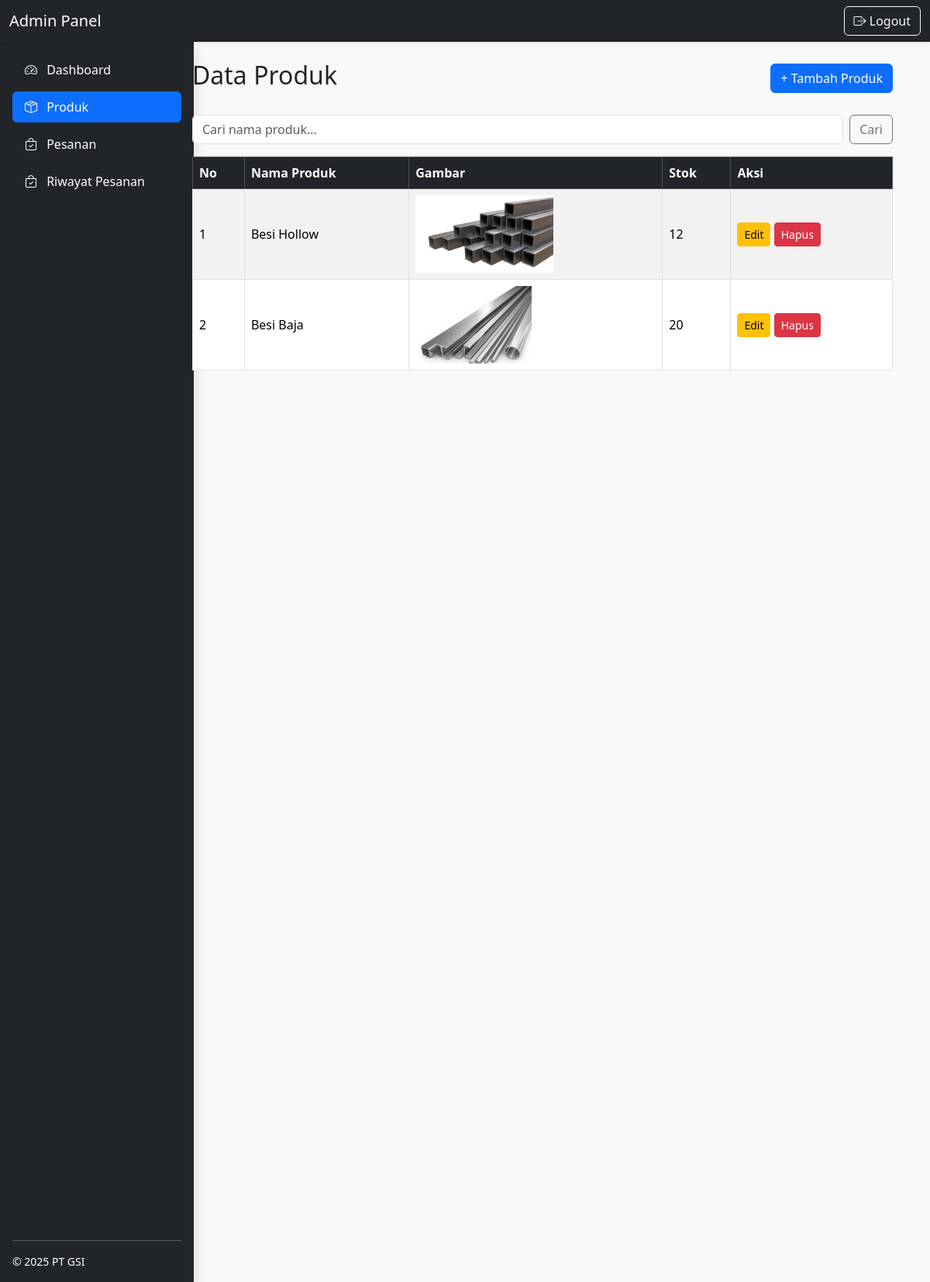
Page /admin/components/produk.php (signed in) on the committed database.
### tables this page shows
CREATE TABLE `produk` (
  `id_produk` int(10) UNSIGNED NOT NULL,
  `nama_produk` varchar(200) NOT NULL,
  `berat` decimal(10,2) DEFAULT 0.00,
  `stok` int(11) DEFAULT 0,
  `keterangan` text DEFAULT NULL,
  `gambar` varchar(255) DEFAULT NULL,
  `created_at` timestamp NOT NULL DEFAULT current_timestamp(),
  `updated_at` timestamp NOT NULL DEFAULT current_timestamp() ON UPDATE current_timestamp()
);

### admin/components/produk.php (the view, shortened to what this page needs)
<?php
require_once '../../backend/connection/db.php';
?>
<?php include 'header.php'; ?>
<?php include 'navbar.php'; ?>
<div class="container-fluid">
    <div class="row">
        <div class="col-md-3 col-lg-2 p-0 bg-dark">
            <?php include 'sidebar.php'; ?>
        </div>
        <?php
        $search = isset($_GET['search']) ? trim($_GET['search']) : '';
        $page = isset($_GET['page']) ? (int)$_GET['page'] : 1;
        $limit = 5;
        $offset = ($page - 1) * $limit;
        $dataQuery = "SELECT * FROM produk WHERE nama_produk LIKE :search ORDER BY id_produk DESC LIMIT :offset, :limit";
        $stmt = $pdo->prepare($dataQuery);
        $stmt->bindValue(':search', '%' . $search . '%', PDO::PARAM_STR);
        $stmt->bindValue(':offset', $offset, PDO::PARAM_INT);
        $stmt->bindValue(':limit', $limit, PDO::PARAM_INT);
        $stmt->execute();
        $produkList = $stmt->fetchAll(PDO::FETCH_ASSOC);
        $no = $offset + 1;
        ?>
        <main class="col-md-9 ms-sm-auto col-lg-10 px-md-5 mt-4">
            <div class="d-flex justify-content-between align-items-center mb-4">
                <h2>Data Produk</h2>
                <a href="tambah.php" class="btn btn-primary">+ Tambah Produk</a>
            </div>
            <form method="get" class="mb-3 d-flex" role="search">
                <input type="text" name="search" value="<?= htmlspecialchars($search); ?>" class="form-control me-2" placeholder="Cari nama produk...">
                <button class="btn btn-outline-secondary" type="submit">Cari</button>
            </form>
            <div class="table-responsive">
                <table class="table table-striped table-bordered align-middle">
                    <thead class="table-dark">
                        <tr>
                            <th>No</th>
                            <th>Nama Produk</th>
                            <th>Gambar</th>
                            <th>Stok</th>
                            <th>Aksi</th>
                        </tr>
                    </thead>
                    <tbody>
                        <?php if (count($produkList) > 0): ?>
                            <?php foreach ($produkList as $row): ?>
                                <?php $gambar = !empty($row['gambar']) ? '../../backend/uploads/' . $row['gambar'] : 'https://via.placeholder.com/150x150?text=No+Image'; ?>
                                <tr>
                                    <td><?= $no++; ?></td>
                                    <td><?= htmlspecialchars($row['nama_produk']); ?></td>
                                    <td><img src="<?= $gambar; ?>" alt="Gambar Produk" class="img-fluid" style="max-height: 100px;"></td>
                                    <td><?= htmlspecialchars($row['stok']); ?></td>
                                    <td>
                                        <a href="edit_produk.php?id=<?= $row['id_produk']; ?>" class="btn btn-sm btn-warning">Edit</a>
                                        <button class="btn btn-sm btn-danger" onclick="konfirmasiHapus(<?= $row['id_produk']; ?>)">Hapus</button>
                                    </td>
                                </tr>
                            <?php endforeach; ?>
                        <?php else: ?>
                            <tr>
                                <td colspan="5" class="text-center">Tidak ada produk ditemukan.</td>
                            </tr>
                        <?php endif; ?>
                    </tbody>
                </table>
            </div>
        </main>
    </div>
</div>
<?php include 'footer.php'; ?>

### admin/assets/css/style.css (style rules this page uses)
body { font-family: "Segoe UI", sans-serif; background-color: #f8f9fa; }

### rows in the picture
produk: nama_produk "Besi Hollow", gambar (picture), stok "12"
produk: nama_produk "Besi Baja", gambar (picture), stok "20"
